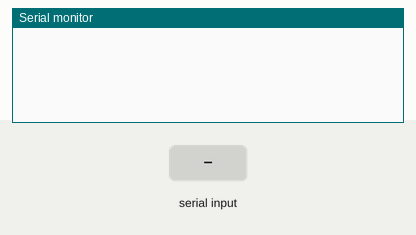
This sketch was run on a simulated Arduino Uno, built with avr-gcc and run on an emulated ATmega328P. Parts: the last lines printed to the serial monitor. The test bench sets the inputs (shaded band).

Above: at 1.2 s.
1.3 s: "1" received over Serial
At 2.2 s:
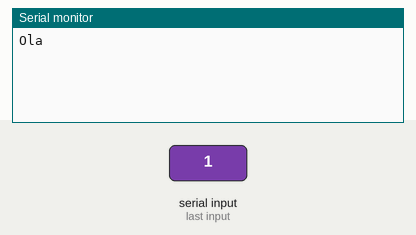
2.8 s: "a" received over Serial
At 3.3 s:
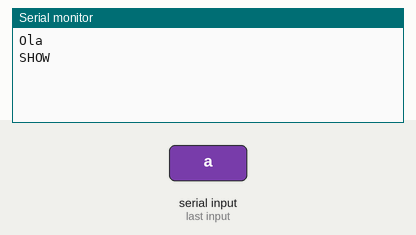

The sketch:

Compara__o_simples.ino
```cpp
int val;

void setup(){

  Serial.begin(9600);

}

void loop(){

  if(Serial.available()>0){

    val=Serial.read();

    if(val=='1'){

    Serial.println("Ola");
    }
    if((val=='a')||(val=='A')){
      Serial.println("SHOW");
}
}
}
```

Measured:
- after the input at 1.3 s, the serial monitor: prints a new line at once (image 1)
- after the input at 2.8 s, the serial monitor: prints a new line at once (image 2)
